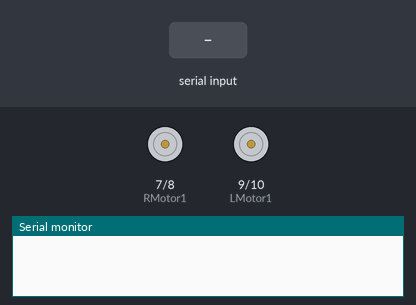
Bench run of a sketch on a simulated Arduino Uno, built with avr-gcc and run on an emulated ATmega328P. On the bench: motor-driver pin pairs drawn as motors (green arrow = first pin HIGH = forward, orange = second pin HIGH = backward, longer = more drive, scaled by the enable pin), the last lines printed to the serial monitor. The test bench sets the inputs (shaded band).

Above: at 1.2 s.
1.3 s: "F" received over Serial
At 1.7 s:
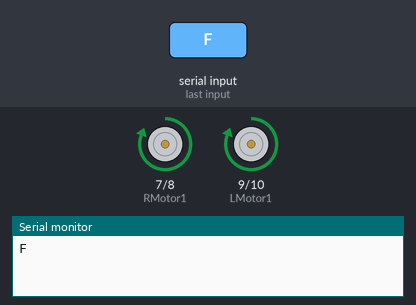
2.8 s: "B" received over Serial
At 4.0 s:
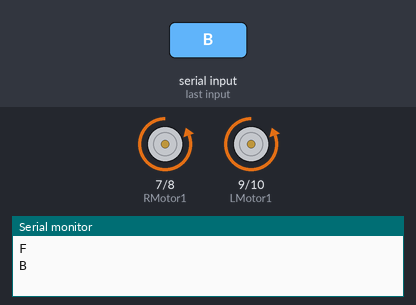
4.3 s: "L" received over Serial
At 5.2 s:
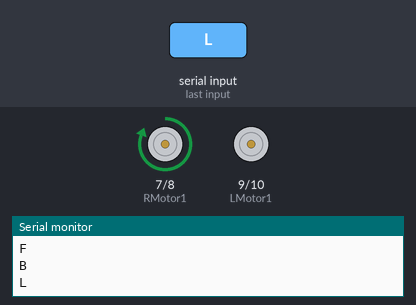
5.8 s: "R" received over Serial
At 6.3 s:
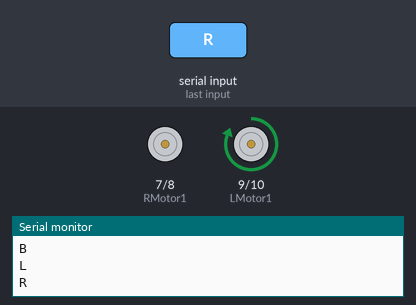
7.3 s: "T" received over Serial
At 8.5 s:
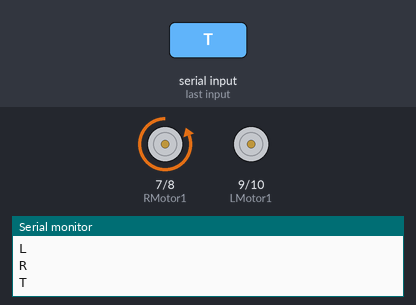
8.8 s: "E" received over Serial
At 9.8 s:
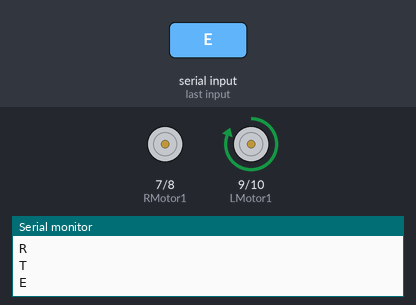
Timing chart, 0 to 11.3 s (numbered marks = the images above; inputs shaded):
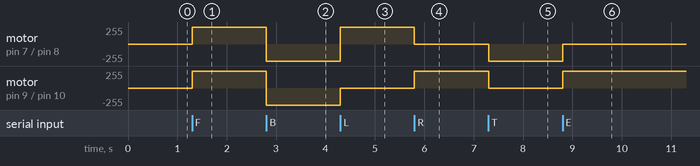

The sketch:

EasyDrivingCode.ino
```cpp
int ENA =6;
int RMotor1= 7 ; //RMotor1 is the 1st right motors pin
int RMotor2 = 8; //RMotor2 is the 2nd right motors pin
int LMotor1 = 9; //LMotor1 is the 1st left motors pin
int LMotor2 = 10; //LMotor2 is the 2nd left motors pin
int ENB =11 ;
char value ;

//Assuming that when RMotor1,LMotor1 are HIGH and RMotor2,LMotor2 are LOW the wheels move forward


void setup() {
  Serial.begin (9600);


  pinMode(ENA, OUTPUT); //Enable pins
  pinMode(ENB, OUTPUT); //Enable pins
  pinMode(RMotor1, OUTPUT);
  pinMode(RMotor2, OUTPUT);
  pinMode(LMotor1, OUTPUT);
  pinMode(LMotor2, OUTPUT);
}

//Prototypes
void Forward (int i);
void Left (int i);
void Right (int i) ;
void Backward (int i) ;
void BackwardRight (int i , int n) ;
void BackwardLeft (int i , int n) ;
void ForwardRight (int i , int n) ;
void BackwardLeft (int i , int n) ;
void Stop () ;

void loop() {
   // put your main code here, to run repeatedly:


   value=Serial.read();

if(value == 'F')
   {
     Forward (255);
    }

else if ( value == 'B')
    {
     Backward (255);
     }

else if ( value == 'L')
{
  Left(255) ;
  }

else if ( value == 'R')
{
  Right(255);
  }


else if ( value == 'T')
   {
    BackwardRight (255,0);
    }

else if ( value == 'E')
   {
    ForwardRight (0,255);
    }


else if ( value == 'J')
   {
    BackwardLeft (255,0);
    }

else if ( value == 'K')
  {
  ForwardLeft (0,255);
  }


else if (value == 'S')
  {
    Stop ();
    }
 }

 void Forward (int i) {
    analogWrite(ENA, i); // to set the speed of the 1st motor by i  from 0-255
    analogWrite(ENB, i);  // to set the speed of the 2nd motor by i ..

    digitalWrite(RMotor1, HIGH);
    digitalWrite(RMotor2, LOW);  // setting the motors to go backward

    digitalWrite(LMotor1, HIGH);
    digitalWrite(LMotor2, LOW);   // setting the motors to go backward
    Serial.println('F');
  }


 void Backward (int i) {
    analogWrite(ENA, i); // to set the speed of the 1st motor by i  from 0-255
    analogWrite(ENB, i);  // to set the speed of the 2nd motor by i ..

    digitalWrite(RMotor1, LOW);
    digitalWrite(RMotor2, HIGH);  // setting the motors to go backward

    digitalWrite(LMotor1, LOW);
    digitalWrite(LMotor2, HIGH);   // setting the motors to go backward
        Serial.println('B');

  }
  void Left (int i) {
    analogWrite(ENA, i); // to set the speed of the 1st motor by i  from 0-255
    analogWrite(ENB, i);  // to set the speed of the 2nd motor by i ..

    digitalWrite(RMotor1, HIGH);
    digitalWrite(RMotor2, LOW);  // setting the motors to go backward

    digitalWrite(LMotor1, LOW);
    digitalWrite(LMotor2, LOW);   // setting the motors to go backward
        Serial.println('L');

  }
  void Right (int i) {
    analogWrite(ENA, i); // to set the speed of the 1st motor by i  from 0-255
    analogWrite(ENB, i);  // to set the speed of the 2nd motor by i ..

    digitalWrite(RMotor1, LOW);
    digitalWrite(RMotor2, LOW);  // setting the motors to go backward

    digitalWrite(LMotor1, HIGH);
    digitalWrite(LMotor2, LOW);   // setting the motors to go backward
        Serial.println('R');

  }
  void ForwardLeft (int i , int n) {
    analogWrite(ENA, i); // to set the speed of the 1st motor by i  from 0-255
    analogWrite(ENB, n);  // to set the speed of the 2nd motor by i ..

    digitalWrite(RMotor1 ,HIGH);
    digitalWrite(RMotor2, LOW);  // setting the motors to go backward

    digitalWrite(LMotor1, HIGH);
    digitalWrite(LMotor2, LOW);   // setting the motors to go backward
        Serial.println('K');

  }
  void ForwardRight (int i , int n) {
    analogWrite(ENA, i); // to set the speed of the 1st motor by i  from 0-255
    analogWrite(ENB, n);  // to set the speed of the 2nd motor by i ..

    digitalWrite(RMotor1, HIGH);
    digitalWrite(RMotor2, LOW);  // setting the motors to go backward

    digitalWrite(LMotor1, HIGH);
    digitalWrite(LMotor2, LOW);   // setting the motors to go backward
        Serial.println('E');

  }
  void BackwardLeft (int i ,int n) {
    analogWrite(ENA, i); // to set the speed of the 1st motor by i  from 0-255
    analogWrite(ENB, n);  // to set the speed of the 2nd motor by i ..

    digitalWrite(RMotor1, LOW);
    digitalWrite(RMotor2, HIGH);  // setting the motors to go backward

    digitalWrite(LMotor1, LOW);
    digitalWrite(LMotor2, HIGH);   // setting the motors to go backward
        Serial.println('J');

  }
  void BackwardRight (int i , int n) {
    analogWrite(ENA, i); // to set the speed of the 1st motor by i  from 0-255
    analogWrite(ENB, n);  // to set the speed of the 2nd motor by i ..

    digitalWrite(RMotor1, LOW);
    digitalWrite(RMotor2, HIGH);  // setting the motors to go backward

    digitalWrite(LMotor1, LOW);
    digitalWrite(LMotor2, HIGH);   // setting the motors to go backward
        Serial.println('T');

  }
  void Stop () {
    analogWrite(ENA, 255); // to set the speed of the 1st motor by i  from 0-255
    analogWrite(ENB, 255);  // to set the speed of the 2nd motor by i ..

    digitalWrite(RMotor1, LOW);
    digitalWrite(RMotor2, LOW);  // setting the motors to go backward

    digitalWrite(LMotor1, LOW);
    digitalWrite(LMotor2, LOW);   // setting the motors to go backward
        Serial.println('S');

  }
```

Measured:
- after the input at 1.3 s, motor on pin 7 (RMotor1) / pin 8 (RMotor2), motor on pin 9 (LMotor1) / pin 10 (LMotor2): stopped → forward 255/255 at once
- after the input at 2.8 s, motor on pin 7 (RMotor1) / pin 8 (RMotor2), motor on pin 9 (LMotor1) / pin 10 (LMotor2): forward 255/255 → backward 255/255 at once
- after the input at 4.3 s, motor on pin 7 (RMotor1) / pin 8 (RMotor2): backward 255/255 → forward 255/255 at once; motor on pin 9 (LMotor1) / pin 10 (LMotor2): backward 255/255 → stopped at once
- after the input at 5.8 s, motor on pin 7 (RMotor1) / pin 8 (RMotor2): forward 255/255 → stopped at once; motor on pin 9 (LMotor1) / pin 10 (LMotor2): stopped → forward 255/255 at once
- after the input at 7.3 s, motor on pin 7 (RMotor1) / pin 8 (RMotor2): stopped → backward 255/255 at once; motor on pin 9 (LMotor1) / pin 10 (LMotor2): forward 255/255 → stopped at once
- after the input at 8.8 s, motor on pin 7 (RMotor1) / pin 8 (RMotor2): backward 255/255 → stopped at once; motor on pin 9 (LMotor1) / pin 10 (LMotor2): stopped → forward 255/255 at once
